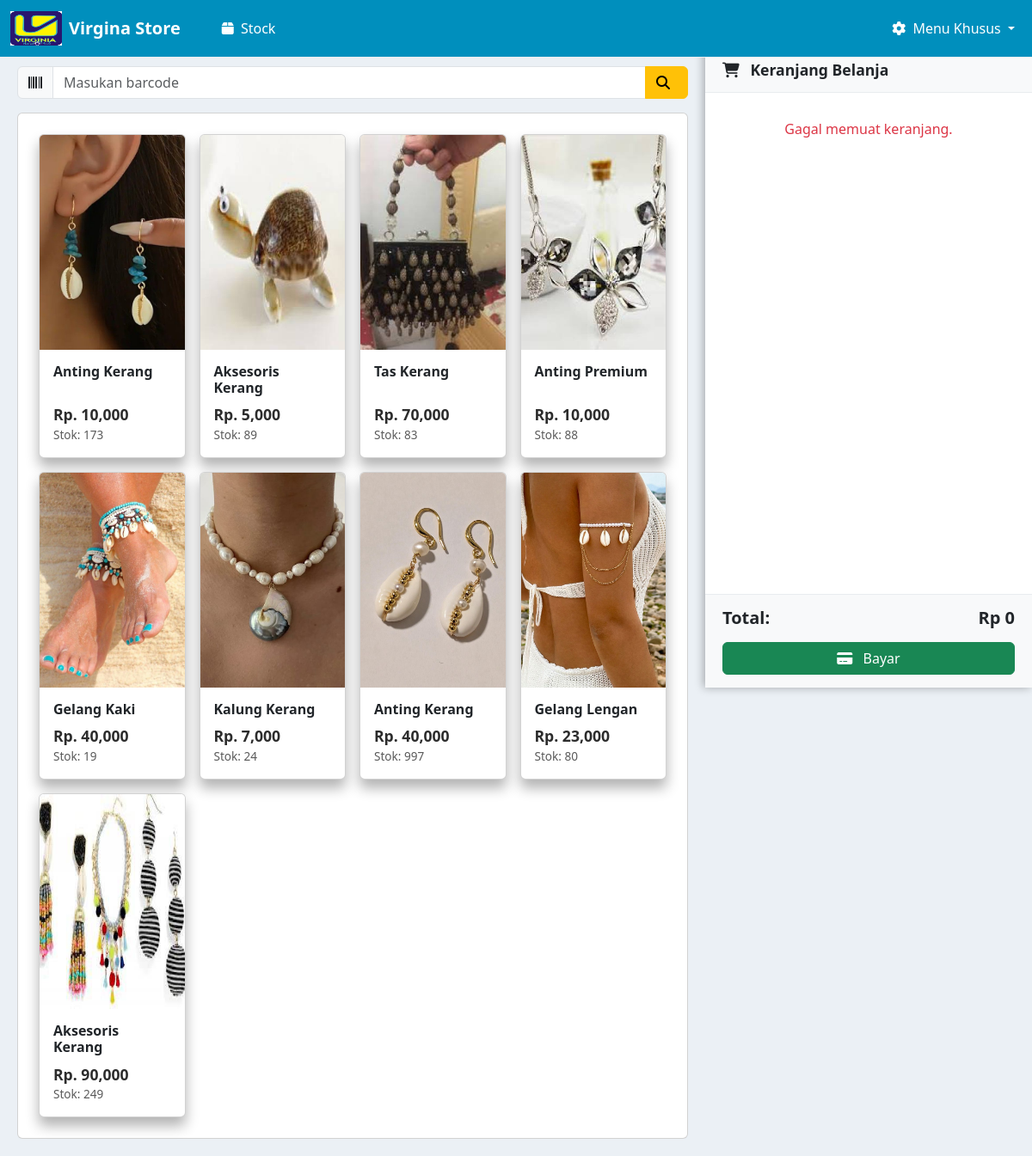
Page /kasir/ (signed in) on the committed database.
### kasir/models.py (models this page shows, shortened)
class Produk(models.Model):
    nama_barang = models.CharField(max_length=100)
    barcode = models.CharField(max_length=50, unique=True)
    harga_barang = models.DecimalField(max_digits=12, decimal_places=2)
    stok = models.PositiveIntegerField()
    gambar = models.ImageField(upload_to='gambar_produk/', blank=True, null=True)

### kasir/views.py (the view, shortened to what this page needs)
# urls.py: path('', views.halaman_kasir, name='halaman_kasir'),
@login_required(login_url='login')
@no_cache
def halaman_kasir(request):
    produk = Produk.objects.all()
    transaksi_id = request.session.get('current_transaksi_id')
    return render(request, 'home.html', {'produk': produk})

### kasir/templates/home.html (shortened to what this page needs)
{% extends "base.html" %}
{% load static %}
{% load humanize %}
{% block content %}
<div class="main-container">
  <div class="content-area">
        <div class="input-group mb-3">
          <span class="input-group-text"><i class="fas fa-barcode"></i></span>
          <input type="text" id="barcodeInput" class="form-control" placeholder="Masukan barcode" onkeypress="if(event.key === 'Enter'){cariProdukByBarcode()}">
          <button class="btn btn-warning" onclick="cariProdukByBarcode()">
            <i class="fas fa-search me-2"></i>
          </button>
        </div>
    <div id="cardMode">
      <div class="card p-4">
      <div class="row g-3">
        {% for item in produk %}
        <div class="col-6 col-md-4 col-lg-3">
          <div class="card product-card" onclick="bukaDetail('{{ item.id }}', '{{ item.nama_barang }}', '{{ item.harga_barang }}', '{{ item.stok }}', '{{ item.gambar.url }}')">
            <img src="{{ item.gambar.url }}" class="card-img-top" style="height:250px; object-fit:cover;" alt="{{ item.nama_barang }}">
            <div class="card-body">
              <h6 class="card-title">{{ item.nama_barang }}</h6>
              <div>
                <p class="price" id="hitam">Rp. {{ item.harga_barang|floatformat:0|intcomma }}</p>
                <p class="stock">Stok: <span id="stok-{{ item.id }}">{{ item.stok|floatformat:0|intcomma }}</span></p>
              </div>
            </div>
          </div>
        </div>
        {% endfor %}
      </div>
    </div>
    </div>
  </div>
  <div class="cart-sidebar">
    <div class="cart-header">
      <h5><i class="fas fa-shopping-cart me-2"></i> Keranjang Belanja</h5>
    </div>
    <div class="cart-items" id="cartItems" style="margin-top: 20px;">
    </div>
    <div class="cart-footer">
      <div class="cart-total d-flex justify-content-between align-items-center">
        <h5>Total:</h5>
        <h5 id="totalBayar">Rp 0</h5>
      </div>
      <div class="cart-action mt-3">
        <a href="{% url 'halaman_bayar' %}" class="btn btn-success w-100"><i class="fas fa-credit-card me-2"></i> Bayar</a>
      </div>
    </div>
  </div>
</div>
{% endblock %}

### templates/base.html (style rules this page uses)
body { background-color: #EBF0F5; }

### kasir/templates/home.html (style rules this page uses)
#hitam { color: rgb(44, 44, 44); }
.content-area { padding: 10px 400px 20px 20px; }
.product-card { background-color: #ffffff; color: #212529; box-shadow: 0 10px 15px rgba(0, 0, 0, 0.3); transition: transform 0.2s ease, box-shadow 0.2s ease, border-color 0.2s ease; cursor: pointer; height: 100%; display: flex; flex-direction: column; }
.product-card .card-img-top { border-top-left-radius: calc(0.375rem - 1px); border-top-right-radius: calc(0.375rem - 1px); }
.product-card .card-body { flex-grow: 1; display: flex; flex-direction: column; justify-content: space-between; }
.product-card .card-title { font-size: 1rem; font-weight: 600; color: #212529; margin-bottom: 0.5rem; }
.product-card .price { font-weight: 700; font-size: 1.1rem; color: #007bff; margin: 0; }
.product-card .stock { font-size: 0.85rem; color: #5a5a5a; margin: 0; }
.cart-sidebar { position: fixed; right: 0; top: 56px; height: calc(100vh - 56px); width: 380px; background-color: #ffffff; color: #212529; display: flex; flex-direction: column; flex-shrink: 0; box-shadow: -2px 0 10px rgba(0, 0, 0, 0.3); transition: transform 0.3s ease; z-index: 1000; }
.cart-header { padding: 15px 20px; background-color: #f8f9fa; border-bottom: 1px solid #e9ecef; flex-shrink: 0; }
.cart-header h5 { margin: 0; font-weight: 600; font-size: 1.1rem; }
.cart-items { flex-grow: 1; overflow-y: auto; padding: 10px; }
.cart-footer { padding: 15px 20px; background-color: #f8f9fa; border-top: 1px solid #e9ecef; flex-shrink: 0; }
.cart-total h5 { margin: 0; font-weight: 600; }

### rows in the picture
Produk: gambar (picture), nama_barang "Anting Kerang", harga_barang "10,000", stok "173"
Produk: gambar (picture), nama_barang "Aksesoris Kerang", harga_barang "5,000", stok "89"
Produk: gambar (picture), nama_barang "Tas Kerang", harga_barang "70,000", stok "83"
Produk: gambar (picture), nama_barang "Anting Premium", harga_barang "10,000", stok "88"
Produk: gambar (picture), nama_barang "Gelang Kaki", harga_barang "40,000", stok "19"
Produk: gambar (picture), nama_barang "Kalung Kerang", harga_barang "7,000", stok "24"
Produk: gambar (picture), nama_barang "Anting Kerang", harga_barang "40,000", stok "997"
Produk: gambar (picture), nama_barang "Gelang Lengan", harga_barang "23,000", stok "80"
Produk: gambar (picture), nama_barang "Aksesoris Kerang", harga_barang "90,000", stok "249"
